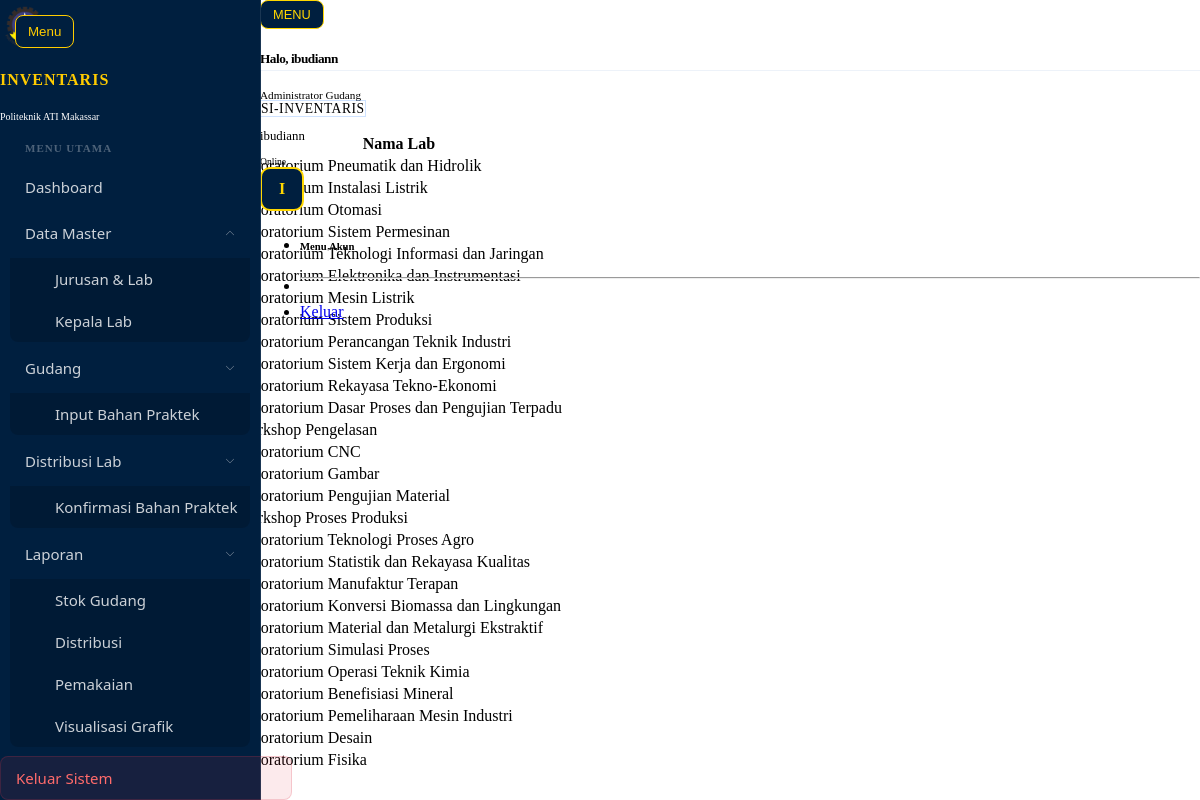
The app's page /modules/bahan-praktek/lab.php (signed in) with its own data.
### tables this page shows
CREATE TABLE `lab` (
  `id_lab` int NOT NULL,
  `id_jurusan` int DEFAULT NULL,
  `nama_lab` varchar(100) DEFAULT NULL
);

### modules/bahan-praktek/lab.php (the view, shortened to what this page needs)
<?php
include "../../config/auth.php";
include "../../includes/header.php";
?>
<div class="container-fluid">
    <div class="row">
        <?php include "../../includes/sidebar.php"; ?>
        <main class="col-md-10 p-4">
            <h2>Kelola Data Lab</h2>
            <form method="POST" class="mb-4 row g-2">
                <div class="col-md-3">
                </div>
                <div class="col-md-3">
                </div>
                <div class="col-md-2">
                    <button type="submit" name="tambah" class="btn btn-custom-blue">Simpan Lab</button>
                </div>
            </form>
            <table class="table table-hover">
                <thead class="table-dark">
                    <tr>
                        <th>Jurusan</th>
                        <th>Nama Lab</th>
                    </tr>
                </thead>
                <tbody>
                    <?php
                    $res = mysqli_query($conn, "SELECT lab.*, jurusan.nama_jurusan FROM lab JOIN jurusan ON lab.id_jurusan = jurusan.id_jurusan");
                    while($l = mysqli_fetch_assoc($res)):
                    ?>
                    <tr>
                        <td><?= $l['nama_jurusan']; ?></td>
                        <td><?= $l['nama_lab']; ?></td>
                    </tr>
                    <?php endwhile; ?>
                </tbody>
            </table>
        </main>
    </div>
</div>

### records on screen
lab: nama_lab "Laboratorium Pneumatik dan Hidrolik"
lab: nama_lab "Laboratorium Instalasi Listrik"
lab: nama_lab "Laboratorium Otomasi"
lab: nama_lab "Laboratorium Sistem Permesinan"
lab: nama_lab "Laboratorium Teknologi Informasi dan Jaringan"
lab: nama_lab "Laboratorium Elektronika dan Instrumentasi"
lab: nama_lab "Laboratorium Mesin Listrik"
lab: nama_lab "Laboratorium Sistem Produksi"
lab: nama_lab "Laboratorium Perancangan Teknik Industri"
lab: nama_lab "Laboratorium Sistem Kerja dan Ergonomi"
lab: nama_lab "Laboratorium Rekayasa Tekno-Ekonomi"
lab: nama_lab "Laboratorium Dasar Proses dan Pengujian Terpadu"
lab: nama_lab "Workshop Pengelasan"
lab: nama_lab "Laboratorium CNC"
lab: nama_lab "Laboratorium Gambar"
lab: nama_lab "Laboratorium Pengujian Material"
lab: nama_lab "Workshop Proses Produksi"
lab: nama_lab "Laboratorium Teknologi Proses Agro"
lab: nama_lab "Laboratorium Statistik dan Rekayasa Kualitas"
lab: nama_lab "Laboratorium Manufaktur Terapan"
lab: nama_lab "Laboratorium Konversi Biomassa dan Lingkungan"
lab: nama_lab "Laboratorium Material dan Metalurgi Ekstraktif"
lab: nama_lab "Laboratorium Simulasi Proses"
lab: nama_lab "Laboratorium Operasi Teknik Kimia"
lab: nama_lab "Laboratorium Benefisiasi Mineral"
lab: nama_lab "Laboratorium Pemeliharaan Mesin Industri"
lab: nama_lab "Laboratorium Desain"
lab: nama_lab "Laboratorium Fisika"

### other values on screen
explode(' ', trim($nama_user))[0] "ibudiann"
$label_welcome "Administrator Gudang"
$nama_user "ibudiann"
substr($nama_user, 0, 1) "I"
